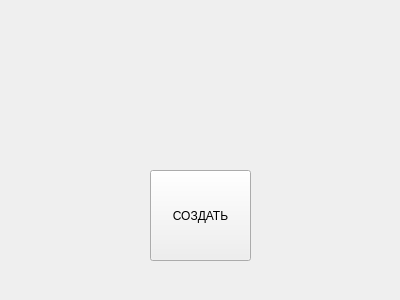
<?xml version="1.0" encoding="UTF-8"?>
<ui version="4.0">
 <class>Form</class>
 <widget class="QWidget" name="Form">
  <property name="geometry">
   <rect>
    <x>0</x>
    <y>0</y>
    <width>400</width>
    <height>300</height>
   </rect>
  </property>
  <property name="windowTitle">
   <string>Form</string>
  </property>
  <widget class="QPushButton" name="pushButton">
   <property name="geometry">
    <rect>
     <x>150</x>
     <y>170</y>
     <width>101</width>
     <height>91</height>
    </rect>
   </property>
   <property name="text">
    <string>СОЗДАТЬ</string>
   </property>
  </widget>
 </widget>
 <resources/>
 <connections/>
</ui>
